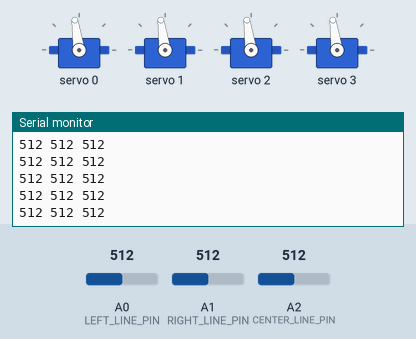
Bench run of a sketch on a simulated Arduino Uno, built with avr-gcc and run on an emulated ATmega328P. Shown: 4 × servo, the last lines printed to the serial monitor. The test bench sets the inputs (shaded band); at power-on: A0 (LEFT_LINE_PIN) = 512, A1 (RIGHT_LINE_PIN) = 512, A2 (CENTER_LINE_PIN) = 512.

Above: at 1.2 s.
1.3 s: A0 (LEFT_LINE_PIN) set to 108
At 2.4 s:
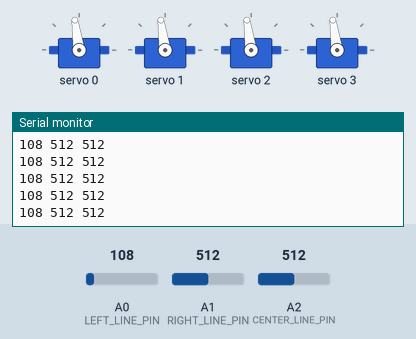
4.3 s: A0 (LEFT_LINE_PIN) set to 91
At 5.2 s:
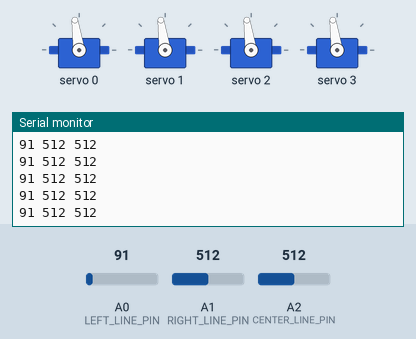
Timing chart, 0 to 7.3 s (numbered marks = the images above; inputs shaded):
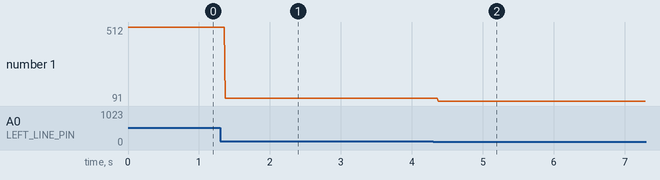

Measured:
- after the input at 1.3 s, the serial monitor: prints a new line after 0.07 s (image 1)
- after the input at 4.3 s, the serial monitor: prints a new line after 0.07 s (image 2)
- plotted number 1: 512 → 108 after the input at 1.3 s, 108 → 91 after the input at 4.3 s

The sketch:

align.ino
```cpp
/* --- Libraries --- */
#include <Wire.h>
#include <Adafruit_PWMServoDriver.h>

/* --- Constants --- */
const int LINE_THRESHOLD = 750;
const int BAUD = 9600;
const int LEFT_LINE_PIN = A0;
const int RIGHT_LINE_PIN = A1;
const int CENTER_LINE_PIN = A2;

const int FRONT_LEFT_SERVO = 0;
const int FRONT_RIGHT_SERVO = 1;
const int BACK_LEFT_SERVO = 2;
const int BACK_RIGHT_SERVO = 3;

const int FRONT_LEFT_MIN = 300;
const int FRONT_LEFT_OFF = 381; // this is the servo off pulse length
const int FRONT_LEFT_MAX =  460; // this is the 'maximum' pulse length count (out of 4096)

const int FRONT_RIGHT_MIN = 300;
const int FRONT_RIGHT_OFF = 381; // this is the servo off pulse length
const int FRONT_RIGHT_MAX =  460; // this is the 'maximum' pulse length count (out of 4096)

const int BACK_LEFT_MIN = 300;
const int BACK_LEFT_OFF = 381; // this is the servo off pulse length
const int BACK_LEFT_MAX =  460; // this is the 'maximum' pulse length count (out of 4096)

const int BACK_RIGHT_MIN = 300;
const int BACK_RIGHT_OFF = 381; // this is the servo off pulse length
const int BACK_RIGHT_MAX =  460; // this is the 'maximum' pulse length count (out of 4096)
const int PWM_FREQ = 60; // analog servos run at 60 Hz
const int SERVO_SPEED = 10;
/* --- Variables --- */

/* --- Objects --- */
Adafruit_PWMServoDriver pwm = Adafruit_PWMServoDriver(); // called this way, it uses the default address 0x40

/* --- Setup --- */
void setup() {
  Serial.begin(BAUD);
  pinMode(CENTER_LINE_PIN, INPUT);
  pinMode(RIGHT_LINE_PIN, INPUT);
  pinMode(LEFT_LINE_PIN, INPUT);
  pwm.begin();
  pwm.setPWMFreq(PWM_FREQ);  // This is the maximum PWM frequency
  pwm.setPWM(FRONT_LEFT_SERVO, 0, FRONT_LEFT_OFF);
  pwm.setPWM(FRONT_RIGHT_SERVO, 0, FRONT_RIGHT_OFF);
  pwm.setPWM(BACK_LEFT_SERVO, 0, BACK_LEFT_OFF);
  pwm.setPWM(BACK_RIGHT_SERVO, 0, BACK_RIGHT_OFF);
}

/* --- Loop --- */
void loop() {
  int center_line = analogRead(CENTER_LINE_PIN);
  int left_line = analogRead(LEFT_LINE_PIN);
  int right_line = analogRead(RIGHT_LINE_PIN);
  Serial.print(left_line);
  Serial.print(' ');
  Serial.print(center_line);
  Serial.print(' ');
  Serial.print(right_line);
  Serial.println(' ');
  while ((center_line < LINE_THRESHOLD) && !(left_line < LINE_THRESHOLD) && !(right_line < LINE_THRESHOLD)) {
    pwm.setPWM(FRONT_LEFT_SERVO, 0, FRONT_LEFT_OFF + SERVO_SPEED );
    pwm.setPWM(FRONT_RIGHT_SERVO, 0, FRONT_RIGHT_OFF + SERVO_SPEED);
    pwm.setPWM(BACK_LEFT_SERVO, 0, BACK_LEFT_OFF + SERVO_SPEED);
    pwm.setPWM(BACK_RIGHT_SERVO, 0, BACK_RIGHT_OFF + SERVO_SPEED);
  }
  pwm.setPWM(FRONT_LEFT_SERVO, 0, FRONT_LEFT_OFF);
  pwm.setPWM(FRONT_RIGHT_SERVO, 0, FRONT_RIGHT_OFF);
  pwm.setPWM(BACK_LEFT_SERVO, 0, BACK_LEFT_OFF);
  pwm.setPWM(BACK_RIGHT_SERVO, 0, BACK_RIGHT_OFF);
}
```
